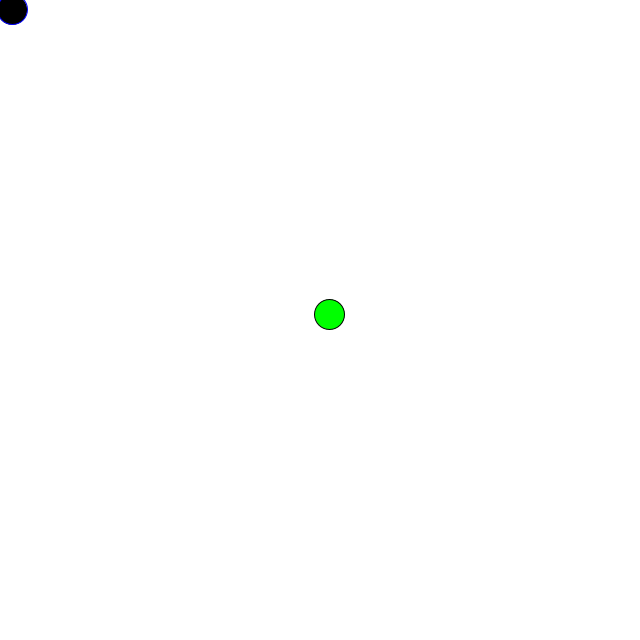
Frame 1 (no input)
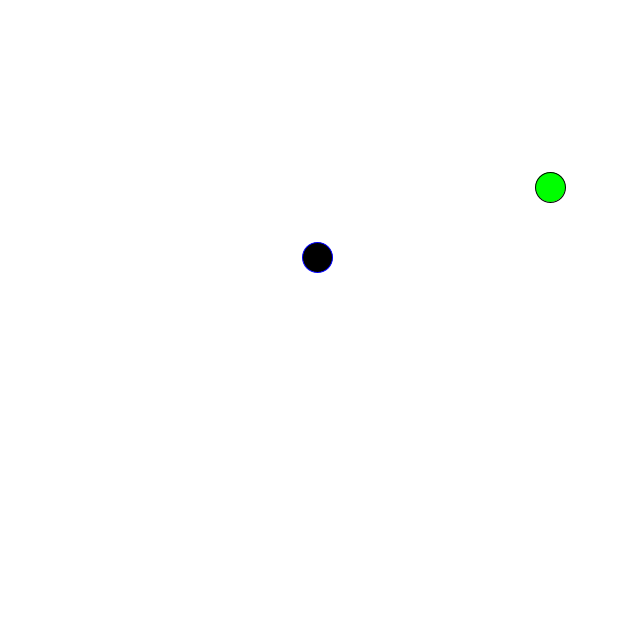
Frame 60 (the mouse pressed at the canvas centre just before this capture)
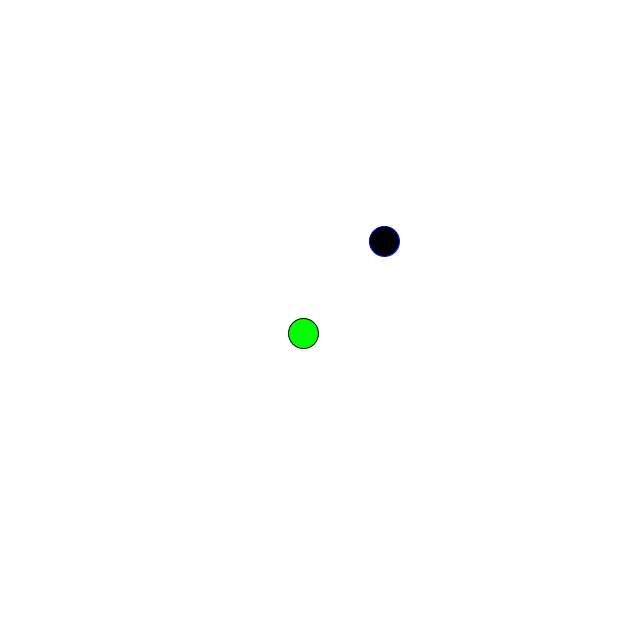
Frame 120 (the mouse held since frame 60 and released just before this capture)

The Processing sketch that drew these frames (run headless with seeded random() and noise(); from frame 60 on, the mouse is pressed at the canvas centre):

// Processing sketch: C2EcosystemPredation
// ── C2EcosystemPredation.pde
class Pred{
  PVector loc;
  PVector vel;
  PVector acc;
  float spd;
  float mass;
  boolean first = true;
  int newtime;
  Pred(float x, float y, float speed, float mass_){
    spd = speed;
    loc = new PVector(x, y);
    vel = new PVector(0, 0);
    acc = new PVector(0, 0);
    mass = mass_;
    newtime = (int) random(1, 300);
    
  }
  
  void update(){
    vel.add(acc);
    loc.add(vel);
    acc.mult(0);
    vel.mult(0);
  }
  
  void display(){
    stroke(0, 0, 255);
    fill(0);
    ellipse( loc.x, loc.y, mass, mass);
  }
  
    int counter = 0;
   PVector newDest;
  void findPrey(Prey p){
   
    float accuracy  = 50;
    if (first == true){
      float x = random(p.loc.x - accuracy, p.loc.x + accuracy);
      float y = random(p.loc.y - accuracy, p.loc.y + accuracy);
      newDest = new PVector(x, y);
      first = false;
    }
    
    PVector force = PVector.sub(newDest, loc);
    force.div(mass);
    acc.add(force);
    
    if (  counter%newtime == 0 && dist(loc.x, loc.y, newDest.x, newDest.y)< 50){
      first = true;
    }
    
  }
  void feast(Prey p){
    float d = dist(p.loc.x, p.loc.y, loc.x, loc.y);
    if(d < mass/2){
       mass+=p.mass/10;
     } 
  }
    
  
  
}


//PREY CLASS

class Prey{
  PVector loc;
  PVector vel;
  PVector acc;
  float spd;
  float mass;
  PVector newDest;
  int newtime;
  boolean first = true;
  boolean dead;
  
  Prey(float x, float y, float speed, float mass_){
    spd = speed;
    loc = new PVector(x, y);
    vel = new PVector(0, 0);
    acc = new PVector(0, 0);
    mass = mass_;
    newtime = (int) random(1, 300);
    dead = false;
    
  }
  
   void update(){
    vel.add(acc);
    loc.add(vel);
    acc.mult(0);
    vel.mult(0);
  }
  
  void display(boolean dead){
    if(dead){ 
      stroke(255, 0 , 0);
      for (int i = 0; i < 50; i++){
        float theta1 = radians(random(360));
        float x1 = loc.x + mass *  cos(theta1);
        float y1 = loc.y + mass *  sin(theta1);
        float theta2 = radians(random(360));
        float x2 = loc.x + mass * cos(theta2);
        float y2 = loc.y + mass * sin(theta2);
        line(x1, y1, x2, y2);
      }
      mass-=.2;
    } else {
    stroke(0);
    fill(0, 255, 0);
    ellipse( loc.x, loc.y, mass, mass);
    }
  }
  int counter = 0;
  
  void randDest(){


    if (first == true){
      float x = random(width);
      float y = random(height);
      newDest = new PVector(x, y);
      first = false;
    }
    
    PVector force = PVector.sub(newDest, loc);
    force.div(mass);
    acc.add(force);
    
    if (  counter%newtime == 0 && dist(loc.x, loc.y, newDest.x, newDest.y)< 50){
      first = true;
    }
    
  }
  
  void fear(Pred p){
    float d = dist(p.loc.x, p.loc.y, loc.x, loc.y);
    if( d < 200){
      PVector f = PVector.sub(loc, p.loc);
      float mag = f.mag();
      f.normalize();
      mag = constrain(mag, .5, 30);
      f.mult(mag);
      f.div(mass);
      acc.add(f);
    }
  }
  
  void isEaten(Pred p){
    float d = dist(p.loc.x, p.loc.y, loc.x, loc.y);
     if(d < p.mass/2){
       dead = true;
     } 
  }
  
  void respawn(){
    if(mass < 5){
      mass = random(20, 50);
      loc.x = random(width);
      loc.y = random(height);
      dead = false;
    }
  }
  
   
}
Pred pred;
Prey prey;

void setup(){
  size(640, 640);
  background(255);
  prey = new Prey(width/2, height/2, 2, 30);
  pred = new Pred(0, 0,  2, 30);
}

void draw(){
  background(255);
  prey.randDest();
  prey.update();
  prey.display(prey.dead);
  prey.isEaten(pred);
  prey.fear(pred);
  prey.respawn();
  
  pred.findPrey(prey);
  pred.feast(prey);
  pred.update();
  pred.display();
}



  
    
    
    
